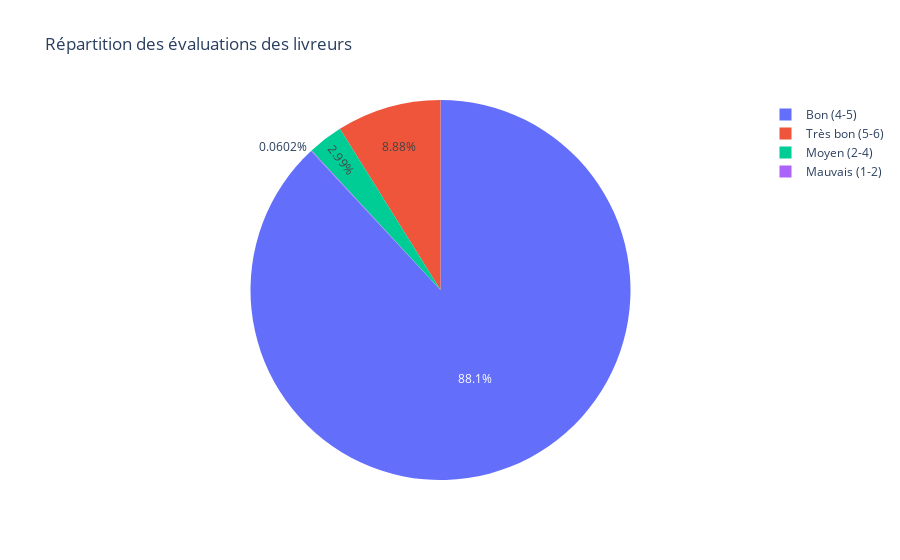

The code cell stored with this chart in its notebook:
### Code cell
Ratings=df['Delivery_person_Ratings'].apply(lambda x:
                                            "Mauvais (1-2)" if 1<=x<2
                                            else "Moyen (2-4)" if 2<=x<4
                                            else "Bon (4-5)" if 4<=x<5
                                            else "Très bon (5-6)")

rating_counts=Ratings.value_counts()
fig=px.pie(names=rating_counts.index, values=rating_counts.values, title='Répartition des évaluations des livreurs')
fig.show()

### Figure 1 — Plotly figure (JSON) as saved in the notebook; plotly's stock layout.template omitted (floating-point values rounded to 4 significant figures)
{"data": [{"domain": {"x": [0, 1], "y": [0, 1]}, "hovertemplate": "label=%{label}<br>value=%{value}<extra></extra>", "labels": ["Bon (4-5)", "Très bon (5-6)", "Moyen (2-4)", "Mauvais (1-2)"], "legendgroup": "", "name": "", "showlegend": true, "type": "pie", "values": [49711, 5013, 1689, 34]}], "layout": {"legend": {"tracegroupgap": 0}, "title": {"text": "Répartition des évaluations des livreurs"}}}
